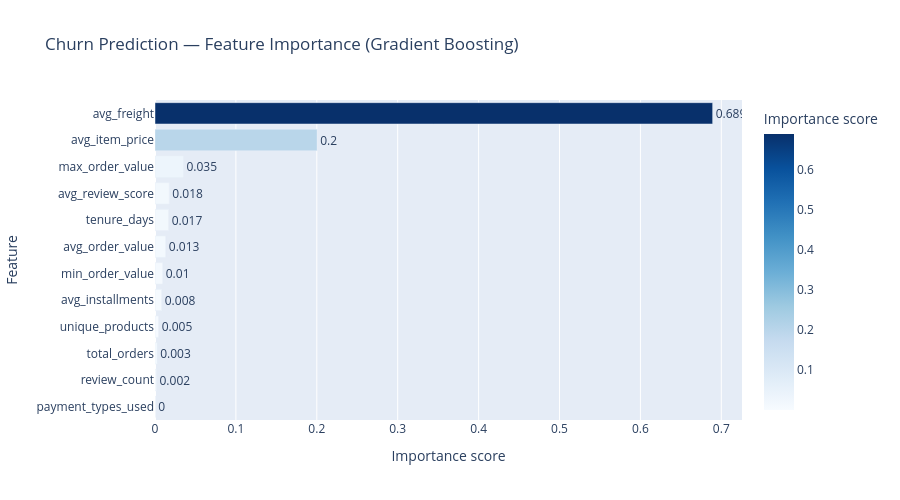

Write notebook code for a chart like this one.
### Code cell
importance_df = pd.DataFrame({
    "feature":    feature_cols,
    "importance": clf.feature_importances_
}).sort_values("importance", ascending=True)

fig1 = px.bar(
    importance_df,
    x="importance",
    y="feature",
    orientation="h",
    color="importance",
    color_continuous_scale="Blues",
    text=importance_df["importance"].round(3),
    title="Churn Prediction — Feature Importance (Gradient Boosting)",
    labels={"importance": "Importance score", "feature": "Feature"}
)
fig1.update_traces(textposition="outside")
fig1.update_layout(height=500, showlegend=False)
fig1.show()

### Figure 1 — Plotly figure (JSON) as saved in the notebook; plotly's stock layout.template omitted (floating-point values rounded to 4 significant figures)
{"data": [{"hovertemplate": "Importance score=%{marker.color}<br>Feature=%{y}<br>text=%{text}<extra></extra>", "legendgroup": "", "marker": {"color": [0.0003486, 0.001799, 0.002644, 0.004541, 0.008324, 0.009545, 0.0133, 0.01693, 0.01768, 0.03516, 0.2004, 0.6893], "coloraxis": "coloraxis", "pattern": {"shape": ""}}, "name": "", "orientation": "h", "showlegend": false, "text": [0.0, 0.002, 0.003, 0.005, 0.008, 0.01, 0.013, 0.017, 0.018, 0.035, 0.2, 0.689], "textposition": "outside", "type": "bar", "x": [0.0003486, 0.001799, 0.002644, 0.004541, 0.008324, 0.009545, 0.0133, 0.01693, 0.01768, 0.03516, 0.2004, 0.6893], "xaxis": "x", "y": ["payment_types_used", "review_count", "total_orders", "unique_products", "avg_installments", "min_order_value", "avg_order_value", "tenure_days", "avg_review_score", "max_order_value", "avg_item_price", "avg_freight"], "yaxis": "y"}], "layout": {"barmode": "relative", "coloraxis": {"colorbar": {"title": {"text": "Importance score"}}, "colorscale": [[0, "rgb(247,251,255)"], [0.125, "rgb(222,235,247)"], [0.25, "rgb(198,219,239)"], [0.375, "rgb(158,202,225)"], [0.5, "rgb(107,174,214)"], [0.625, "rgb(66,146,198)"], [0.75, "rgb(33,113,181)"], [0.875, "rgb(8,81,156)"], [1, "rgb(8,48,107)"]]}, "height": 500, "legend": {"tracegroupgap": 0}, "showlegend": false, "title": {"text": "Churn Prediction — Feature Importance (Gradient Boosting)"}, "xaxis": {"anchor": "y", "domain": [0, 1], "title": {"text": "Importance score"}}, "yaxis": {"anchor": "x", "domain": [0, 1], "title": {"text": "Feature"}}}}
